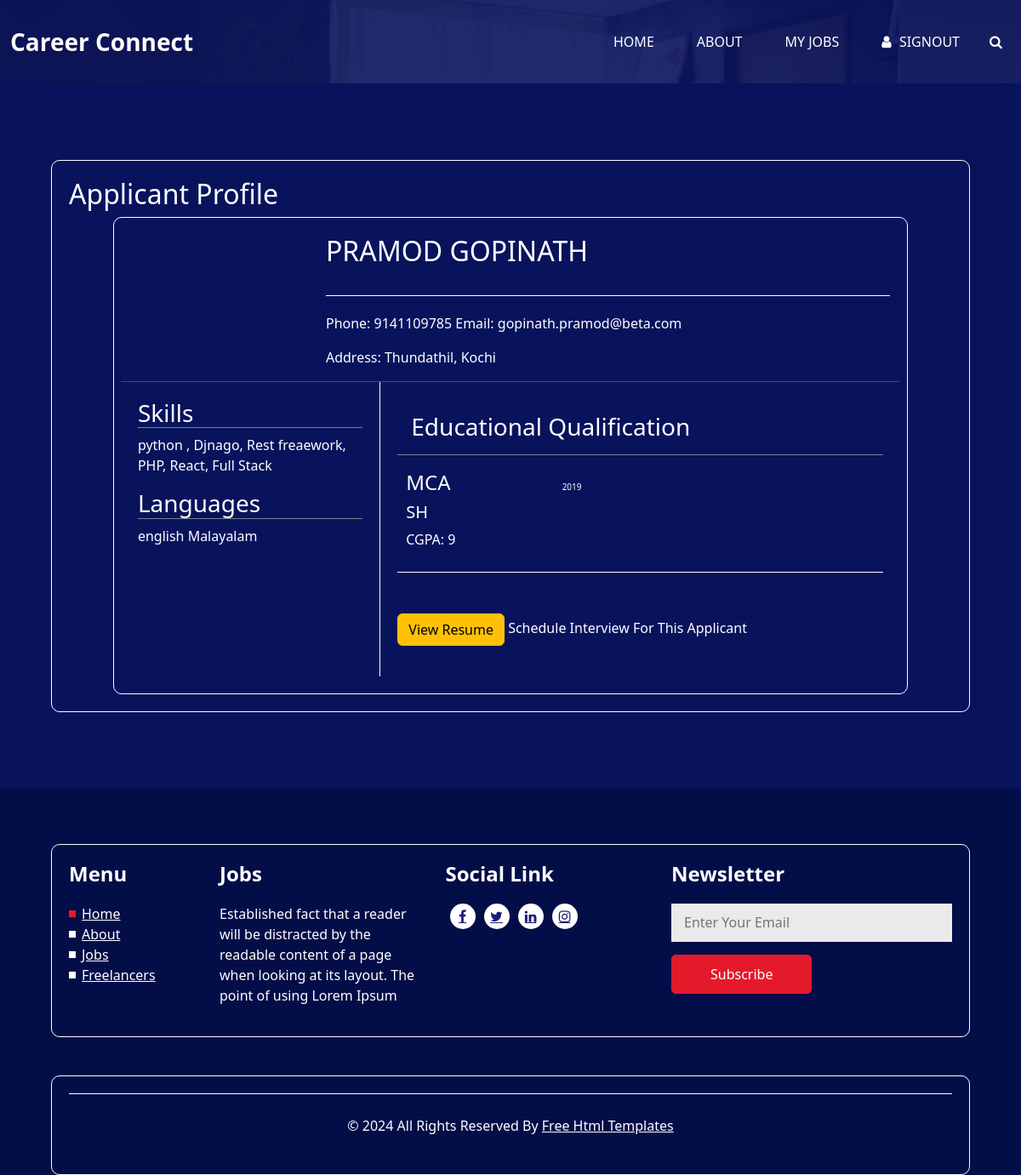
The app's page /career/studentProfileRecruiterView/3, older data.
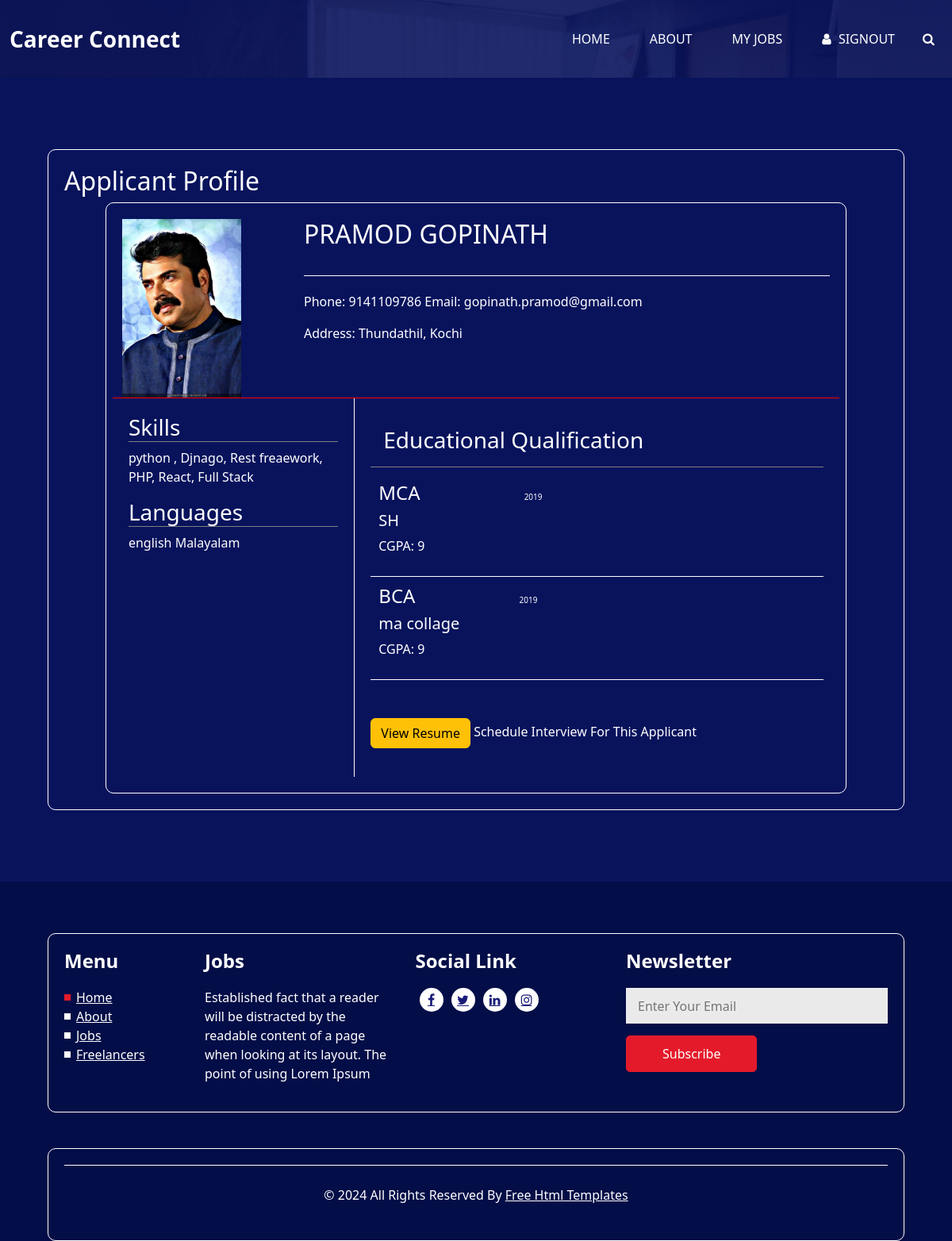
The same page, newer data.
### careers/models.py (models this page shows)
class Jobapplication(models.Model):
    job = models.ForeignKey(Joblist,on_delete = models.CASCADE)
    applicant = models.ForeignKey(User,on_delete = models.CASCADE)
    applicant_profile = models.ForeignKey(StudentProfile,on_delete = models.CASCADE, null=True, blank=True)
    date = models.DateField(auto_now_add = True)
    status = models.BooleanField(null= True, blank = True)

### Home/models.py (models this page shows)
class StudentProfile(models.Model):
    user  = models.ForeignKey(User,on_delete = models.CASCADE,null = True, blank = True)
    last_name = models.CharField(max_length = 255)
    Phone_number = models.IntegerField()
    address = models.CharField(max_length = 1000)
    Bio_Discription = models.CharField(max_length = 2000)
    Skills = models.CharField(max_length = 1000)
    Languages = models.CharField(max_length = 255)
    resume = models.FileField(upload_to="Student_resumes", null=True)
    Photo = models.FileField(upload_to = "student_photo",blank=True)

class Education(models.Model):
    user  = models.ForeignKey(User,on_delete = models.CASCADE,null = True, blank = True)
    stream = models.CharField(max_length = 255)
    institution = models.CharField(max_length = 255)
    year = models.IntegerField()
    CGPA = models.CharField(max_length = 20)

### careers/views.py (the view)
# urls.py: path("studentProfileRecruiterView/<int:pk>",views.studentProfileRecruiterView,name="studentProfileRecruiterView"),
def studentProfileRecruiterView(request,pk):
    applicant = Jobapplication.objects.get(id = pk)
    applicatedu = Education.objects.filter(user = applicant.applicant)
    context = {
        "applicant":applicant,
        "applicatedu":applicatedu
    }
    return render(request,"studentprofilerecruterview.html",context)

### templates/studentprofilerecruterview.html (shortened to what this page needs)
{% extends "recruiterindex.html" %}
{% block content %}
<link href="https://cdn.jsdelivr.net/npm/bootstrap@5.3.2/dist/css/bootstrap.min.css" rel="stylesheet">
<link rel="stylesheet" href="https://cdn.jsdelivr.net/npm/bootstrap-icons@1.11.3/font/bootstrap-icons.min.css">
<section class="job_section layout_padding">
    <div class="container">
    <h2>Applicant Profile</h2>
    <div class="container">
        <div class="row top resume">
            <div class="col-md-3 photo">
                <img src="{{applicant.applicant_profile.Photo.url}}" width="150px" alt="">
                <br>
            </div>
            <div class="col-md-9">
                <div class="bio" >
                <h2 class="head2">{{applicant.applicant.first_name}}  {{applicant.applicant_profile.last_name}}</h2>
                 <br>
                </div>
                <div class="contact">
                    <p>
                        Phone: {{applicant.applicant_profile.Phone_number}}
                        Email: {{applicant.applicant_profile.user.email}}
                    </p>
                    <p>
                        Address: {{applicant.applicant_profile.address}}
                    </p>
                </div>
            </div>
        </div>
        <div class="row content">
            <div class="col-md-4 skills">
                <h3>Skills</h3>
                <p>{{applicant.applicant_profile.Skills}}</p>
                <h3>Languages</h3>
                <p>{{applicant.applicant_profile.Languages}}</p>
            </div>
            <div class="col-md-8 education">
                <h3 class="p-3">Educational Qualification <br></h3>
                {% for i in applicatedu %}
              <div class="qualification">
                <h4>{{i.stream}} &nbsp;&nbsp;&nbsp;&nbsp;&nbsp;&nbsp;&nbsp;&nbsp;&nbsp;&nbsp;&nbsp;&nbsp;&nbsp;&nbsp;&nbsp;&nbsp;&nbsp;&nbsp;&nbsp; <small style="font-size: x-small;">{{i.year}}</small></h4>
                <h5>{{i.institution}}</h5>
                <p>CGPA: {{i.CGPA}}</p>
              </div>
              {% endfor %}
<br><br>
              <a href="{{applicant.applicant_profile.resume.url}}" target="_blank" class="btn btn-warning">View Resume</a>
              <a data-bs-toggle="modal" data-bs-target="#exampleModal" class="text-bg-white">Schedule Interview For This Applicant</a>
            </div>
        </div>
    </div>
    </div>
</section>
{% endblock %}

### templates/recruiterindex.html (shortened to what this page needs)
<!DOCTYPE html>
{% load static %}
<html>
<head>
  <link rel="stylesheet" type="text/css" href="{%static 'css/bootstrap.css' %}" />
  <link href="{%static 'css/font-awesome.min.css' %}" rel="stylesheet" />
  <link rel="stylesheet" href="https://cdnjs.cloudflare.com/ajax/libs/jquery-nice-select/1.1.0/css/nice-select.min.css" />
  <link href="{%static 'css/style.css' %}" rel="stylesheet" />
  <link href="{%static 'css/responsive.css' %}" rel="stylesheet" />
</head>
<body>
  <div class="hero_area">
    <header class="header_section">
      <div class="container-fluid">
        <nav class="navbar navbar-expand-lg custom_nav-container ">
          <a class="navbar-brand" href="index.html">
            <span>
              Career Connect
            </span>
          </a>
          <div class="collapse navbar-collapse" id="navbarSupportedContent">
            <ul class="navbar-nav  ml-auto">
              <li class="nav-item active">
                <a class="nav-link" href="{%url 'Home' %}">Home</a>
              </li>
              <li class="nav-item">
                <a class="nav-link" href="{%url 'RecruiterIndex' %}#about"> About</a>
              </li>
              <li class="nav-item">
                <a class="nav-link" href="{%url 'JobListing' %}">My Jobs</a>
              </li>
              <li class="nav-item">
                <a class="nav-link" href="{%url 'SignOut' %}">
                  <i class="fa fa-user" aria-hidden="true"></i>
                  <span>
                    SignOut
                  </span>
                </a>
              </li>
              <form class="form-inline">
                <button class="btn   nav_search-btn" type="submit">
                  <i class="fa fa-search" aria-hidden="true"></i>
                </button>
              </form>
            </ul>
          </div>
        </nav>
      </div>
    </header>
    {% block content %}{% endblock  %}
  <section class="info_section ">
    <div class="container">
      <div class="row">
        <div class="col-md-2 info_links">
          <h4>
            Menu
          </h4>
          <ul>
            <li class="active">
              <a href="index.html">
                Home
              </a>
            </li>
            <li>
              <a href="about.html">
                About
              </a>
            </li>
            <li>
              <a class="" href="job.html">
                Jobs
              </a>
            </li>
            <li>
              <a class="" href="freelancer.html">
                Freelancers
              </a>
            </li>
          </ul>
        </div>
        <div class="col-md-3">
          <h4>
            Jobs
          </h4>
          <p>
            Established fact that a reader will be distracted by the readable content of a page when looking at its
            layout. The point of using Lorem Ipsum
          </p>
        </div>
        <div class="col-md-3">
          <div class="info_social">
            <h4>
              Social Link
            </h4>
            <div class="social_container">
              <div>
                <a href="">
                  <i class="fa fa-facebook" aria-hidden="true"></i>
                </a>
              </div>
              <div>
                <a href="">
                  <i class="fa fa-twitter" aria-hidden="true"></i>
                </a>
              </div>
              <div>
                <a href="">
                  <i class="fa fa-linkedin" aria-hidden="true"></i>
                </a>
              </div>
              <div>
                <a href="">
                  <i class="fa fa-instagram" aria-hidden="true"></i>
                </a>
              </div>
            </div>
          </div>
        </div>
        <div class="col-md-4">
          <div class="info_form">
            <h4>
              Newsletter
            </h4>
            <form action="">
              <input type="text" placeholder="Enter Your Email" />
              <button type="submit">
                Subscribe
              </button>
            </form>
          </div>
        </div>
      </div>
    </div>
  </section>
  <footer class="footer_section">
    <div class="container">
      <p>
        &copy; <span id="displayYear"></span> All Rights Reserved By
        <a href="https://html.design/">Free Html Templates</a>
      </p>
    </div>
  </footer>
</body>
</html>

### static/css/style.css (style rules this page uses)
body { font-family: 'Poppins', sans-serif; color: #0c0c0c; background-color: #ffffff; overflow-x: hidden; }
.layout_padding { padding: 90px 0; }
a, a:hover, a:focus { text-decoration: none; }
.btn, .btn:focus { outline: none !important; -webkit-box-shadow: none; box-shadow: none; }
.hero_area { position: relative; height: 100vh; display: -webkit-box; display: -moz-box; display: -ms-flexbox; display: flex; -webkit-box-orient: vertical; -webkit-box-direction: normal; -moz-box-orient: vertical; -moz-box-direction: normal; -ms-flex-direction: column; flex-direction: column; background-image: -webkit-gradient(linear, left top, right top, from(rgba(8, 19, 92, 0.9)), to(rgba(8, 19, 92, 0.9))), url(../images/slider-bg.jpg); background-image: -webkit-linear-gradient(left, rgba(8, 19, 92, 0.9), rgba(8, 19, 92, 0.9)), url(../images/slider-bg.jpg); background-image: -moz-linear-gradient(left, rgba(8, 19, 92, 0.9), rgba(8, 19, 92, 0.9)), url(../images/slider-bg.jpg); background-image: -o-linear-gradient(left, rgba(8, 19, 92, 0.9), rgba(8, 19, 92, 0.9)), url(../images/slider-bg.jpg); background-image: linear-gradient(to right, rgba(8, 19, 92, 0.9), rgba(8, 19, 92, 0.9)), url(../images/slider-bg.jpg); background-size: cover; }
.header_section { padding: 15px 0; }
.navbar-brand { margin: 0; }
.navbar-brand span { font-size: 28px; font-weight: bold; color: #ffffff; }
.custom_nav-container { padding: 0; }
.custom_nav-container .navbar-nav { -webkit-box-align: center; -moz-box-align: center; -ms-flex-align: center; align-items: center; }
.custom_nav-container .navbar-nav .nav-item .nav-link { padding: 10px 25px; color: #ffffff; text-align: center; text-transform: uppercase; }
.custom_nav-container .navbar-nav .nav-item .nav-link span { margin-left: 5px; }
.custom_nav-container .nav_search-btn { width: 35px; height: 35px; padding: 0; border: none; color: #ffffff; margin: 0; }
.job_section { background-color: #08135c; color: #ffffff; }
.info_section { background-color: #030d47; color: #ffffff; padding: 65px 0 45px 0; }
.info_section h4 { font-weight: bold; margin-bottom: 20px; }
.info_section .info_links ul { padding-left: 15px; }
.info_section .info_links ul .active::before { background-color: #e41a2b; }
.info_section .info_links ul li { list-style-type: none; position: relative; }
.info_section .info_links ul li::before { content: ""; left: -15px; top: 50%; position: absolute; width: 8px; height: 8px; background-color: #ffffff; -webkit-transform: translateY(-50%); -moz-transform: translateY(-50%); -ms-transform: translateY(-50%); -o-transform: translateY(-50%); transform: translateY(-50%); }
.info_section .info_links ul li a { color: #ffffff; }
.info_section .info_form input { width: 100%; border: none; height: 45px; margin-bottom: 15px; padding-left: 15px; background-color: #eaeaea; outline: none; color: #101010; }
.info_section .info_form button { display: inline-block; padding: 10px 45px; background-color: #e41a2b; color: #ffffff; border-radius: 5px; -webkit-transition: all .3s; -o-transition: all .3s; -moz-transition: all .3s; transition: all .3s; border: 1px solid #e41a2b; outline: none; }
.info_section .info_social .social_container { display: -webkit-box; display: -moz-box; display: -ms-flexbox; display: flex; }
.info_section .info_social .social_container a { width: 30px; height: 30px; display: -webkit-box; display: -moz-box; display: -ms-flexbox; display: flex; -webkit-box-pack: center; -moz-box-pack: center; -ms-flex-pack: center; justify-content: center; -webkit-box-align: center; -moz-box-align: center; -ms-flex-align: center; align-items: center; background-color: #ffffff; border-radius: 100%; margin: 0 5px; color: #1a1c78; font-size: 16px; }
.footer_section { position: relative; background-color: #030d47; text-align: center; }
.footer_section p { border-top: 1px solid #ffffff; color: #ffffff; padding: 25px 0; margin: 0; }
.footer_section p a { color: inherit; }

### templates/studentprofilerecruterview.html (style rules this page uses)
.container { width:90%; margin: auto; border: 1px solid white; padding: 20px; border-radius: 10px; }
.container .resume { border-bottom: 1px solid red; }
.container .head2 { text-transform: uppercase; }
.contact { padding-top: 20px; border-top: .5px solid white; }
.skills { padding: 20px; border-right: .5px solid white; }
.education { padding: 20px; }
.qualification { padding: 10px; border-bottom: .5px solid white; }
h3 { border-bottom: .5px solid gray ; }

Row changes from the older to the newer data that the page shows:
changed through a linked row, Jobapplication "PRAMOD": applicant_profile.Photo: picture added; applicant_profile.Phone_number "9141109785" → "9141109786"; applicant_profile.user.email "gopinath.pramod@beta.com" → "gopinath.pramod@gmail.com"
added Education: stream "BCA", year "2019", institution "ma collage", CGPA "9"
